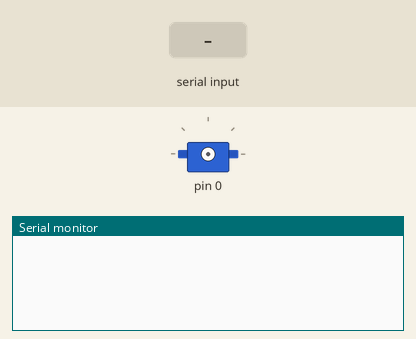
The sketch below on a simulated Arduino Uno, built with avr-gcc and run on an emulated ATmega328P. Shown: servo, the last lines printed to the serial monitor. The inputs (shaded band) are chosen by the test bench.

Above: at 1.2 s.
1.3 s: "P\n" received over Serial
At 1.7 s:
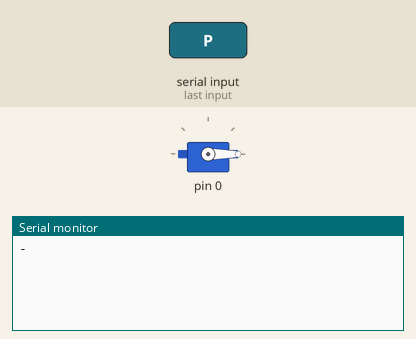
2.8 s: "R\n" received over Serial
At 4.0 s:
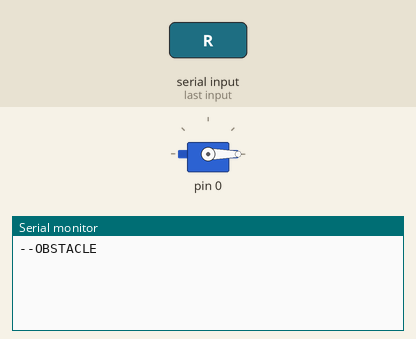

The sketch:

ArduinoPython.ino
```cpp
/*
  Name:		ArduinoPython.ino
  Created:	3/24/2018 7:41:00 PM
  Author:	Luis E. Rivera Figueroa

  Changes:
*/

#include <Servo.h>

// Initialization of the servo object
Servo servo;

// Command Protocol message
String message = "";

// Mode for the arduino (Digital or Analog)
int mode;

// Pin of the component (Led)
int pin;

// Value of the pin for the component
int pinValue;


// the setup function runs once when you press reset or power the board
void setup() {

  // Setting up the bits per second
  Serial.begin(115200);
}

// the loop function runs over and over again until power down or reset
void loop() {

  //Check if there's a connection
  if (Serial.available() > 0) {

    // Read from the serial until the end of the line (or until '\n')
    message = Serial.readStringUntil('\n');

    decodeMessage();

    // Digital write mode
    if (mode == 1) {

      pinMode(pin, OUTPUT);
      digitalWrite(pin, pinValue);
    }

    // Servo mode (PWM)
    else if (mode == 2) {

      servo.attach(pin);
      servo.write(pinValue);
    }

    else if (mode == 3) {
      int digitalOutput = 0;
      pinMode(pin, INPUT);
      digitalOutput = digitalRead(pin);

      if(!digitalOutput) {
        Serial.println("OBSTACLE");
      }
    }

    // Analog Mode (Input)
    else if (mode == 4) {

      int analogOutput = 0;
      pinMode(pin, INPUT);
      analogOutput = analogRead(pin);

      Serial.println(analogOutput);
    }
  }
}

/*
   Splits or decode the message into it's components:
               - Mode : Digital, Analog or Connect mode.
               - Pin  : Pin of the commponent.
 			         - Value: High or Low.
*/
void decodeMessage() {

  //Serial.print("Mode: ");
  if (message.substring(0, 1) == "D") {

    // Digital write mode
    mode = 1;
    //Serial.println("DIGITAL");
  } else if(message.substring(0, 1) == "P") {

    // Servo mode (PWM)
    mode = 2;
    //Serial.println("PWM SERVO");
  } else if(message.substring(0, 1) == "R") {

    // Digital Read mode
    mode = 3;
    //Serial.println("DIGITAL READ");
  } else if(message.substring(0, 1) == "A") {

    // Analog Mode (Input)
    mode = 4;
    //Serial.println("ANALOG");
  }

  // Pin
  pin = (message.substring(1, 3)).toInt();
  //Serial.print("Pin: ");
  //Serial.println(pin);

  // Value
  pinValue = (message.substring(3)).toInt();
  //Serial.print("Value: ");
  //Serial.println(pinValue);

  Serial.print("-");
}
```

Measured:
- after the input at 1.3 s, the serial monitor: prints a new line at once (image 1)
- after the input at 2.8 s, the serial monitor: prints a new line at once (image 2)
